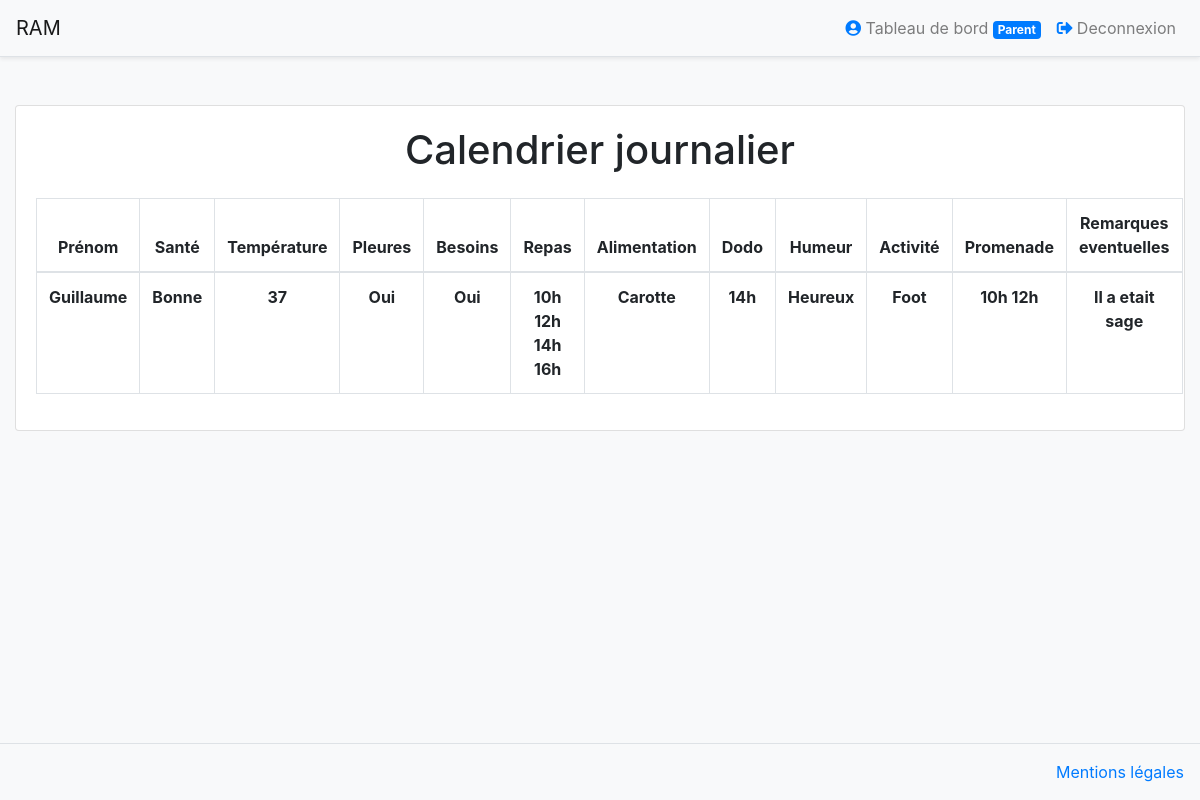
The app's page /calendrier.php (signed in) with its own data.
### tables this page shows
CREATE TABLE `calendrier` (
  `id` int(11) NOT NULL,
  `sante` varchar(255) NOT NULL,
  `temperature` double NOT NULL,
  `pleurs` varchar(255) NOT NULL,
  `besoins` varchar(255) NOT NULL,
  `repas` varchar(255) NOT NULL,
  `aliments` varchar(255) NOT NULL,
  `dodo` varchar(255) NOT NULL,
  `humeur` varchar(255) NOT NULL,
  `activite` varchar(255) NOT NULL,
  `promenade` varchar(255) NOT NULL,
  `remarques` longtext,
  `date` datetime NOT NULL,
  `idEnfant` int(11) NOT NULL
);

CREATE TABLE `enfants` (
  `idEnfant` int(255) NOT NULL,
  `nom` varchar(255) NOT NULL,
  `prenom` varchar(255) NOT NULL,
  `age` int(255) NOT NULL,
  `idParent` int(255) NOT NULL,
  `idNounou` int(255) NOT NULL
);

### app/App.php (called while the page is built, shortened)
<?php
class App extends DB {
    public static function getHead($title) {
        require 'view/view-head.php';
    }
}
?>

### app/DB.php (called while the page is built, shortened)
<?php
class DB
{
    private $PDOInstance = null;
    private static $instance = null;
    private function __construct()
    {
        $this->PDOInstance = new PDO('mysql:dbname='.self::DB_DATABASE.';host='.self::DB_HOST,self::DB_USER,self::DB_PASS);
        $this->PDOInstance->setAttribute(PDO::ATTR_ERRMODE, PDO::ERRMODE_EXCEPTION);
    }
    public static function getInstance()
    {
        if(is_null(self::$instance))
        {
            self::$instance = new DB();
        }
        return self::$instance;
    }
    public function query($query)
    {
        return $this->PDOInstance->query($query);
    }
}

### app/Membres.php (called while the page is built, shortened)
<?php
class Membres {
    public static function getType()
    {
        $bdd = DB::getInstance();
        return $req = $bdd->query('SELECT type FROM membres WHERE id = '.$_SESSION['id'].'')->fetch()[0];
    }
}

### view/view-calendrier.php (the view, shortened to what this page needs)
<?php if(Membres::getType() == "parent"): ?>
    <div class="container-fluid">
        <div class="card mt-5 text-center">
            <div class="card-body">
                <h1 class="card-title mb-4">Calendrier journalier</h1>
                <div class="card-text">
                    <?php
                    $bdd = DB::getInstance();
                    $req = $bdd->query('
                                            SELECT *
                                            FROM calendrier AS c
                                            INNER JOIN enfants AS e on c.idEnfant = e.idEnfant
                                            WHERE idParent = '.$_SESSION['id'].' AND date = CURDATE()');
                    ?>
                    <?php if($req->rowCount() != 0): ?>
                    <table class="table table-bordered">
                        <thead>
                        <tr>
                            <th scope="col">Prénom</th>
                            <th scope="col">Santé</th>
                            <th scope="col">Température</th>
                            <th scope="col">Pleures</th>
                            <th scope="col">Besoins</th>
                            <th scope="col">Repas</th>
                            <th scope="col">Alimentation</th>
                            <th scope="col">Dodo</th>
                            <th scope="col">Humeur</th>
                            <th scope="col">Activité</th>
                            <th scope="col">Promenade</th>
                            <th scope="col">Remarques eventuelles</th>
                        </tr>
                        </thead>
                        <tbody>
                        <?php
                        if($req->rowCount() != 0) {
                        foreach($req as $donnees) {
                            $idEnfant = $donnees['idEnfant'];
                            $result[$idEnfant] = array(
                                'prenom' => $donnees['prenom'],
                                'sante' => $donnees['sante'],
                                'temperature' => $donnees['temperature'],
                                'pleurs' => $donnees['pleurs'],
                                'besoins' => $donnees['besoins'],
                                'repas' => $donnees['repas'],
                                'aliments' => $donnees['aliments'],
                                'dodo' => $donnees['dodo'],
                                'humeur' => $donnees['humeur'],
                                'activite' => $donnees['activite'],
                                'promenade' => $donnees['promenade'],
                                'remarques' => $donnees['remarques'],
                                'date' => $donnees['date'],
                            );
                            echo '
                        <tr>
                            <th>'.$result[$idEnfant]["prenom"].'</th>
                            <th>'.$result[$idEnfant]["sante"].'</th>
                            <th>'.$result[$idEnfant]["temperature"].'</th>
                            <th>'.$result[$idEnfant]["pleurs"].'</th>
                            <th>'.$result[$idEnfant]["besoins"].'</th>
                            <th>'.$result[$idEnfant]["repas"].'</th>
                            <th>'.$result[$idEnfant]["aliments"].'</th>
                            <th>'.$result[$idEnfant]["dodo"].'</th>
                            <th>'.$result[$idEnfant]["humeur"].'</th>
                            <th>'.$result[$idEnfant]["activite"].'</th>
                            <th>'.$result[$idEnfant]["promenade"].'</th>
                            <th>'.$result[$idEnfant]["remarques"].'</th>
                        </tr>
                            ';
                        }
                        }
                        ?>
                        </tbody>
                    </table>
                    <?php endif; ?>
                </div>
            </div>
        </div>
    </div>
<?php endif; ?>

### view/view-head.php (shortened to what this page needs)
<!DOCTYPE html>
<html>
<head>
    <link rel="stylesheet" href="https://stackpath.bootstrapcdn.com/bootstrap/4.3.1/css/bootstrap.min.css">
    <link rel="stylesheet" href="https://use.fontawesome.com/releases/v5.3.1/css/all.css">
</head>

### calendrier.php (shortened to what this page needs)
<?php
App::getHead("Calendrier");
?>
<body>
<?php
require 'view/view-menu.php';
require 'view/view-calendrier.php';
require 'view/view-footer.php';
?>
</body>
</html>

### view/view-menu.php (shortened to what this page needs)
<nav class="navbar navbar-expand-lg navbar-light bg-light border-bottom shadow-sm">
    <a class="navbar-brand" href="index.php">RAM</a>
    <div class="collapse navbar-collapse justify-content-end" id="navbarNav">
        <ul class="navbar-nav">
            <?php
            if(isset($_SESSION['id'])) {
                $bdd = DB::getInstance();
                $req = $bdd->query('SELECT type FROM membres WHERE id=' . $_SESSION['id'] . '');
                while ($donnees = $req->fetch()) {
                    $type = $donnees['type'];
                }
            }
            ?>
            <?php if(isset($_SESSION['id'])) {
                if($type == "parent") {
                    echo "<li class=\"nav-item\"><a class='nav-link' href=\"tableau-de-bord.php\"><i class=\"fas fa-user-circle text-primary\"></i> Tableau de bord <span class=\"badge badge-primary\">{$_SESSION['pseudo']}</span></a></li>";
                }
            } ?>
            <?php if(isset($_SESSION['id'])) {
                echo "<li class=\"nav-item\"><a class='nav-link' href=\"deconnexion.php\"><i class=\"fas fa-sign-out-alt text-primary\"></i> Deconnexion</a></li>";
            } ?>
        </ul>
    </div>
</nav>

### view/view-footer.php (shortened to what this page needs)
<footer class="fixed-bottom border-top bg-light text-right py-3 px-3">
    <a class="link" href="mentions-legales.php">Mentions légales</a>
</footer>

### view/view-head.php (style rules this page uses)
body { background: #f8f9fa!important; }

### records on screen
calendrier: enfants.prenom "Guillaume", sante "Bonne", temperature "37", pleurs "Oui", besoins "Oui", repas "10h 12h 14h 16h", aliments "Carotte", dodo "14h", humeur "Heureux", activite "Foot", promenade "10h 12h", remarques "Il a etait sage"

### other values on screen
$_SESSION['pseudo'] "Parent"
